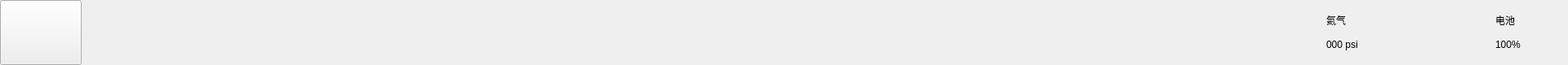
<?xml version="1.0" encoding="UTF-8"?>
<ui version="4.0">
 <class>Topbar</class>
 <widget class="QWidget" name="Topbar">
  <property name="geometry">
   <rect>
    <x>0</x>
    <y>0</y>
    <width>1920</width>
    <height>80</height>
   </rect>
  </property>
  <property name="minimumSize">
   <size>
    <width>1920</width>
    <height>80</height>
   </size>
  </property>
  <property name="maximumSize">
   <size>
    <width>1920</width>
    <height>80</height>
   </size>
  </property>
  <property name="windowTitle">
   <string>Topbar</string>
  </property>
  <widget class="QLabel" name="label">
   <property name="geometry">
    <rect>
     <x>0</x>
     <y>0</y>
     <width>1920</width>
     <height>80</height>
    </rect>
   </property>
   <property name="minimumSize">
    <size>
     <width>1920</width>
     <height>80</height>
    </size>
   </property>
   <property name="maximumSize">
    <size>
     <width>1920</width>
     <height>80</height>
    </size>
   </property>
   <property name="text">
    <string/>
   </property>
  </widget>
  <widget class="QPushButton" name="AlarmBbell_button">
   <property name="geometry">
    <rect>
     <x>0</x>
     <y>0</y>
     <width>100</width>
     <height>80</height>
    </rect>
   </property>
   <property name="minimumSize">
    <size>
     <width>100</width>
     <height>80</height>
    </size>
   </property>
   <property name="maximumSize">
    <size>
     <width>100</width>
     <height>80</height>
    </size>
   </property>
   <property name="text">
    <string/>
   </property>
  </widget>
  <widget class="QLabel" name="HeliumGasCylinderIcon_label">
   <property name="geometry">
    <rect>
     <x>1506</x>
     <y>10</y>
     <width>108</width>
     <height>60</height>
    </rect>
   </property>
   <property name="minimumSize">
    <size>
     <width>108</width>
     <height>60</height>
    </size>
   </property>
   <property name="maximumSize">
    <size>
     <width>108</width>
     <height>60</height>
    </size>
   </property>
   <property name="text">
    <string/>
   </property>
  </widget>
  <widget class="QLabel" name="label_3">
   <property name="geometry">
    <rect>
     <x>1624</x>
     <y>10</y>
     <width>69</width>
     <height>30</height>
    </rect>
   </property>
   <property name="minimumSize">
    <size>
     <width>69</width>
     <height>30</height>
    </size>
   </property>
   <property name="maximumSize">
    <size>
     <width>69</width>
     <height>30</height>
    </size>
   </property>
   <property name="text">
    <string>氦气</string>
   </property>
  </widget>
  <widget class="QLabel" name="GasPressure_label">
   <property name="geometry">
    <rect>
     <x>1624</x>
     <y>40</y>
     <width>69</width>
     <height>30</height>
    </rect>
   </property>
   <property name="minimumSize">
    <size>
     <width>69</width>
     <height>30</height>
    </size>
   </property>
   <property name="maximumSize">
    <size>
     <width>69</width>
     <height>30</height>
    </size>
   </property>
   <property name="text">
    <string>000 psi</string>
   </property>
  </widget>
  <widget class="QLabel" name="BatteryIcon_label">
   <property name="geometry">
    <rect>
     <x>1733</x>
     <y>20</y>
     <width>94</width>
     <height>48</height>
    </rect>
   </property>
   <property name="minimumSize">
    <size>
     <width>94</width>
     <height>48</height>
    </size>
   </property>
   <property name="maximumSize">
    <size>
     <width>94</width>
     <height>47</height>
    </size>
   </property>
   <property name="text">
    <string/>
   </property>
  </widget>
  <widget class="QLabel" name="label_6">
   <property name="geometry">
    <rect>
     <x>1831</x>
     <y>10</y>
     <width>69</width>
     <height>30</height>
    </rect>
   </property>
   <property name="minimumSize">
    <size>
     <width>69</width>
     <height>30</height>
    </size>
   </property>
   <property name="maximumSize">
    <size>
     <width>69</width>
     <height>30</height>
    </size>
   </property>
   <property name="text">
    <string>电池</string>
   </property>
  </widget>
  <widget class="QLabel" name="BatteryRemainingCapacity_label">
   <property name="geometry">
    <rect>
     <x>1831</x>
     <y>40</y>
     <width>69</width>
     <height>30</height>
    </rect>
   </property>
   <property name="minimumSize">
    <size>
     <width>69</width>
     <height>30</height>
    </size>
   </property>
   <property name="maximumSize">
    <size>
     <width>69</width>
     <height>30</height>
    </size>
   </property>
   <property name="text">
    <string>100%</string>
   </property>
  </widget>
  <zorder>label</zorder>
  <zorder>AlarmBbell_button</zorder>
  <zorder>label_3</zorder>
  <zorder>GasPressure_label</zorder>
  <zorder>label_6</zorder>
  <zorder>BatteryRemainingCapacity_label</zorder>
  <zorder>BatteryIcon_label</zorder>
  <zorder>HeliumGasCylinderIcon_label</zorder>
 </widget>
 <resources/>
 <connections/>
</ui>
